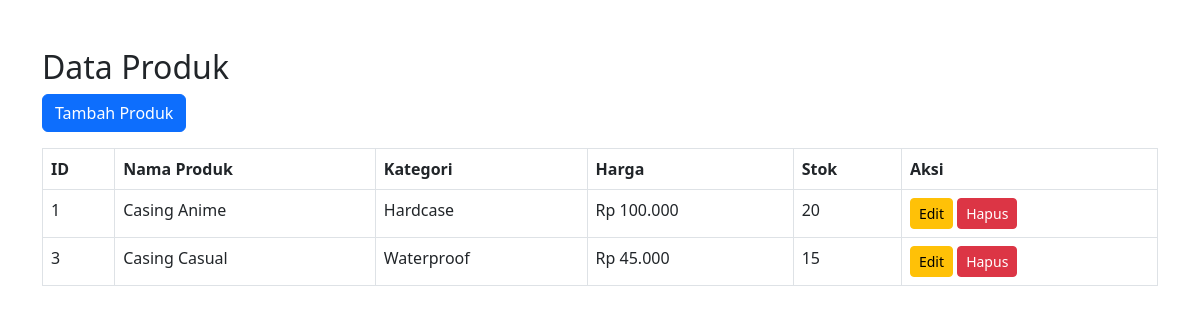
The page /casing_store/admin/produk/index.php on the database its author committed.
### tables this page shows
CREATE TABLE `produk` (
  `id` int NOT NULL,
  `nama_produk` varchar(100) NOT NULL,
  `deskripsi` text,
  `harga` decimal(10,2) NOT NULL,
  `stok` int NOT NULL,
  `kategori_id` int DEFAULT NULL,
  `gambar` varchar(255) DEFAULT NULL
);

CREATE TABLE `kategori_produk` (
  `id` int NOT NULL,
  `nama_kategori` varchar(100) NOT NULL
);

### casing_store/admin/produk/index.php (the view, shortened to what this page needs)
<?php include '../../config/koneksi.php'; ?>
<!DOCTYPE html>
<html>
<head>
    <link href="https://cdn.jsdelivr.net/npm/bootstrap@5.3.0/dist/css/bootstrap.min.css" rel="stylesheet">
</head>
<body class="container mt-5">
    <h2>Data Produk</h2>
    <a href="tambah.php" class="btn btn-primary mb-3">Tambah Produk</a>
    <table class="table table-bordered">
        <thead>
            <tr>
                <th>ID</th>
                <th>Nama Produk</th>
                <th>Kategori</th>
                <th>Harga</th>
                <th>Stok</th>
                <th>Aksi</th>
            </tr>
        </thead>
        <tbody>
            <?php
            $produk = mysqli_query($conn, "
                SELECT produk.*, kategori_produk.nama_kategori
                FROM produk
                JOIN kategori_produk ON produk.kategori_id = kategori_produk.id
            ");
            while($row = mysqli_fetch_assoc($produk)) {
                echo "<tr>
                        <td>{$row['id']}</td>
                        <td>{$row['nama_produk']}</td>
                        <td>{$row['nama_kategori']}</td>
                        <td>Rp " . number_format($row['harga'], 0, ',', '.') . "</td>
                        <td>{$row['stok']}</td>
                        <td>
                            <a href='edit.php?id={$row['id']}' class='btn btn-warning btn-sm'>Edit</a>
                            <a href='hapus.php?id={$row['id']}' onclick='return confirm(\"Yakin?\")' class='btn btn-danger btn-sm'>Hapus</a>
                        </td>
                    </tr>";
            }
            ?>
        </tbody>
    </table>
</body>
</html>

### rows shown on the page
produk: id "1", nama_produk "Casing Anime", kategori.nama_kategori "Hardcase", harga "100.000", stok "20"
produk: id "3", nama_produk "Casing Casual", kategori.nama_kategori "Waterproof", harga "45.000", stok "15"
